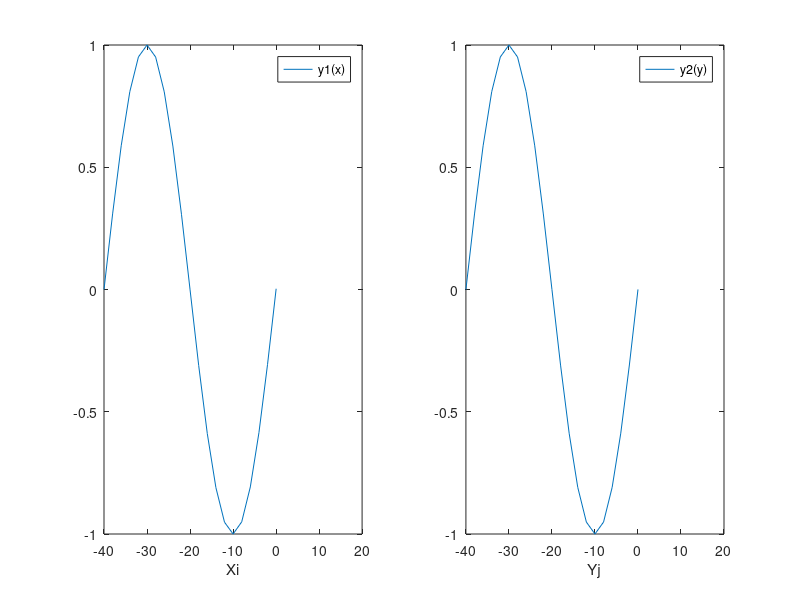
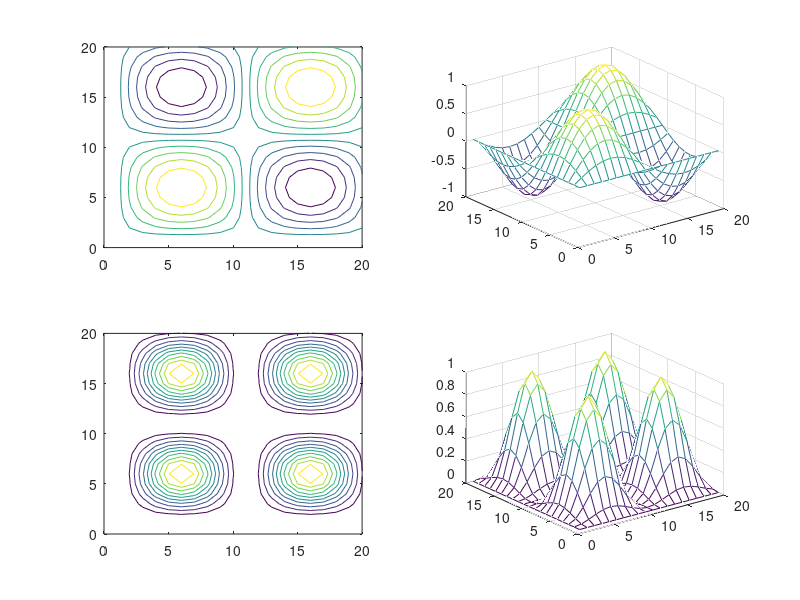

The MATLAB script that drew these images, in order:
% N1RECBOX
% Modes of the rectangular box in two dimensions 
% Standing sine waves in x and y direction. Mode number and constants.
% x direction n1 and a
% y direction n2 and b
% The wave in each direction is shown and Contour and surface plots.
% The square is also shown as surface plot.
function N1RECBOX;
N = 20;
a = 40;
b = 40;
n1 = 2;
n2 = 2;

Lamda1 = 2 * a /n1;
Lamda2 = 2 * b /n2;

i =(0:1:N); 
j =(0:1:N);

x = (-40) + 2.001*i;
y = (-40) + 2.0001*j;

y1 = sin(2*pi*x/Lamda1);
y2 = sin(2*pi*y/Lamda2);

% 1. One Dimension
figure(1);
subplot(1,2,1);
plot(x,y1);
axis([-40 20 -1 1]);                  % PLOTS LIMITS                    
xlabel('Xi');
legend('y1(x)');

subplot(1,2,2);
plot(y,y2);
axis([-40 20 -1 1]);                  % PLOTS LIMITS                    
xlabel('Yj');
legend('y2(y)');

% 2. Amplitude, 2D
nx = length(x);
ny = length(y);
Z = zeros(nx,ny);
for r=1:nx;
        for c=1:ny;
            M11(r,c)= y1(r)*y2(c);
            MM11(r,c)= (y1(r)*y2(c))^2;
        end;
end;

figure(2);
subplot(2,2,1);
              
contour(M11);
axis([0 20 0 20]);  



subplot(2,2,2);
mesh(M11);
axis([0 20 0 20 -1 1])

% 3. Intensity, 2D

subplot(2,2,3);              
contour(MM11);
axis([0 20 0 20]);  

subplot(2,2,4);
mesh(MM11);
axis([0 20 0 20 0 1])
